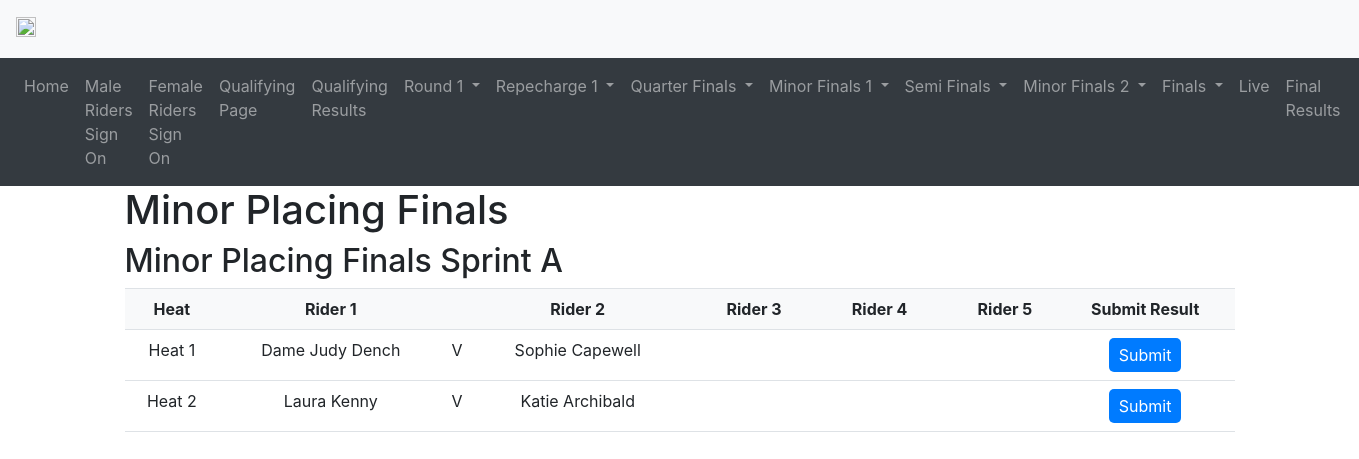
Page /minorfinals2_female on the committed database.
### main.py (models this page shows, shortened)
class RidersFemale(Base):
    __tablename__ = 'riders_female'
    rider_number = db.Column(db.Integer, primary_key=True)
    rider_name = db.Column(db.String(50))
    rider_club = db.Column(db.String(50))
    signed_on = db.Column(db.String(50), default='No')
    qualifying_time = db.Column(db.Numeric(precision=3, asdecimal=False), nullable=True)
    seeding = db.Column(db.Integer)
    sprint_category = db.Column(db.String(50))
    round_1_pairing = db.Column(db.Integer, nullable=True)
    round_1_seeding = db.Column(db.Integer, nullable=True)
    quarter_final_seeding = db.Column(db.Integer, nullable=True)
    semi_final_seeding = db.Column(db.Integer, nullable=True)
    final_seeding = db.Column(db.Integer, nullable=True)
    final_result = db.Column(db.Integer, nullable=True)

### main.py (the view)
@app.route('/minorfinals2_female', methods=['GET', 'POST'])
def minorfinals2_female():
    with engine.connect() as connection:
        sprint_categories = connection.execute(
            text("SELECT DISTINCT sprint_category FROM riders_female WHERE semi_final_seeding IS NOT NULL")
        ).fetchall()
        all_minor_final2_pairings_female = {}
        for category in sprint_categories:
            riders_for_minor_finals2 = connection.execute(
                text("SELECT rider_name, semi_final_seeding FROM riders_female WHERE sprint_category = :sprint_category ORDER BY semi_final_seeding ASC"),
                {"sprint_category": category[0]}
            ).fetchall()
            total_riders = len(riders_for_minor_finals2)
            seeding_structure_female = minorfinal2_seeding_structure_female(total_riders)
            if isinstance(seeding_structure_female, dict):  # checking if seeding_structure is a dictionary
                minor_final2_heats_female = {}
                for heat, seeds in seeding_structure_female.items():
                    minor_final2_heats_female[heat] = [rider[0] for rider in riders_for_minor_finals2 if rider[1] in seeds]
                all_minor_final2_pairings_female[category[0]] = minor_final2_heats_female
            else:
                all_minor_final2_pairings_female[category[0]] = seeding_structure  # this will be a string or None
    return render_template('minorfinals2_female.html', minor_finals2=all_minor_final2_pairings_female)

### templates/minorfinals2_female.html (shortened to what this page needs)
{% extends "base.html" %}
{% block content %}
  <h1>Minor Placing Finals</h1>
  {% set sorted_categories = minor_finals2.keys() | sort %}
  {% for sprint_category in sorted_categories %}
  {% set heats = minor_finals2[sprint_category] %}
  <h2>Minor Placing Finals Sprint {{ sprint_category }}</h2>
  <div class="table-container">
    <table class="table" id="minor_finals2{{ sprint_category }}Table">
      <thead>
        <tr>
          <th class="heat">Heat</th>
          <th class="rider-1">Rider 1</th>
          <th class="col-v"></th>
          <th class="rider-2">Rider 2</th>
          <th class="col-v"></th>
          <th class="rider-3">Rider 3</th>
          <th class="col-v"></th>
          <th class="rider-4">Rider 4</th>
          <th class="col-v"></th>
          <th class="rider-5">Rider 5</th>
          <th class="submit">Submit Result</th>
        </tr>
      </thead>
      <tbody>
        {% if heats is mapping %}
          {% for heat, riders in heats.items() %}
          <tr>
            <td class="heat">Heat {{ loop.index }}</td>
            {% for rider in riders %}
            {% if rider != "BYE" %}
            <td onclick="selectRider(this, 'minorfinals2{{ sprint_category }}Table')">
              {{ rider }}
            </td>
            {% else %}
            <td></td>
            {% endif %}
            {% if not loop.last %}
            <td class="col-v">V</td>
            {% endif %}
            {% endfor %}
            {% set num_filled_cells = 2 * riders|length %}
            {% for _ in range(num_filled_cells, 10) %}
            <td></td>
            {% endfor %}
            <td class="submit">
              <button type="button" onclick="confirmResult(this)">Submit</button>
            </td>
          </tr>
          {% endfor %}
        {% else %}
          <tr>
            <td colspan="11">{{ heats }}</td>
          </tr>
        {% endif %}
      </tbody>
    </table>
  </div>
  {% endfor %}
{% endblock %}

### templates/base.html (style rules this page uses)
tr { page-break-inside: avoid; }

### templates/minorfinals2_female.html (style rules this page uses)
table.table { border-collapse: collapse; width: 100%; }
table.table thead { background-color: #f8f9fa; }
table.table th, table.table td { padding: 8px; text-align: center; border-bottom: 1px solid #dee2e6; }
table.table th.col-v, table.table td.col-v, table.table th.col-rider-2, table.table td.col-rider-2, table.table th.col-rider-3, table.table td.col-rider-3 { padding-left: 4px; margin-left: 0px; }
table.table th { font-weight: bold; }
table.table td { vertical-align: top; }
button { padding: 5px 10px; border: none; border-radius: 5px; color: #fff; background-color: #007bff; transition: background-color 0.3s; }

### rows in the picture
RidersFemale: rider_name "Dame Judy Dench", shows "V"
RidersFemale: rider_name "Sophie Capewell"
RidersFemale: rider_name "Laura Kenny", shows "V"
RidersFemale: rider_name "Katie Archibald"

### other values in the picture
{{ sprint_category }} "A"
